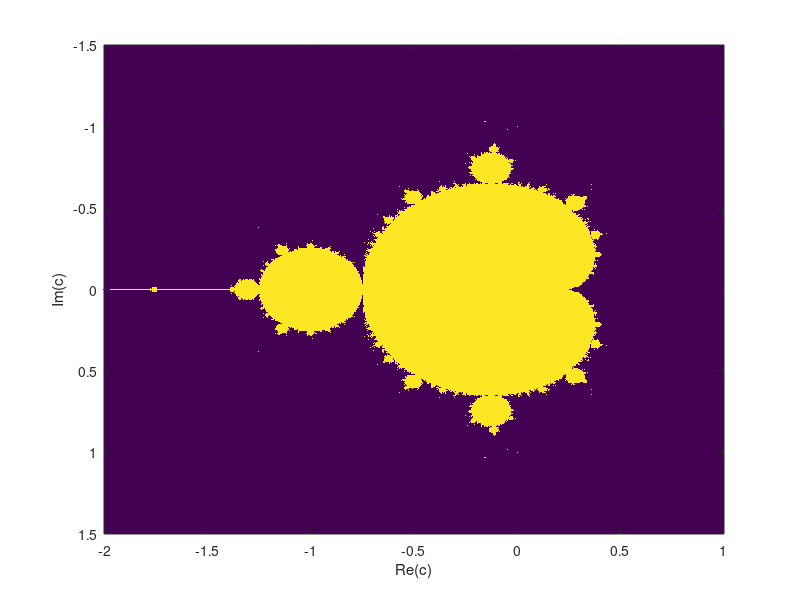

This chart was generated by the following MATLAB code:
% x (real(c))
d = 0.005; % step
dx=d; % step
x1=-2;
x2=1;
% y (imag(c))
dy=d; % step
y1=-1.5;
y2=1.5;
x=x1:dx:x2;
y=y1:dy:y2;
[X,Y] = meshgrid(x,y); % for vectorized calculation
c=X+1i*Y;
R=10; % if abs(z)>R then z is considered as infinity
n=100; % maximal number of iterations, 100 is close to infinity
z=zeros(size(c)); % starts from zeros
for nc=1:n
    z=z.^2+c; % vectorized
end
I=abs(z)<R; % logical image
imagesc(x,y,I);
%mesh(X,Y,z);
%set(gca,'YDir','normal');
xlabel('Re(c)');
ylabel('Im(c)');
    